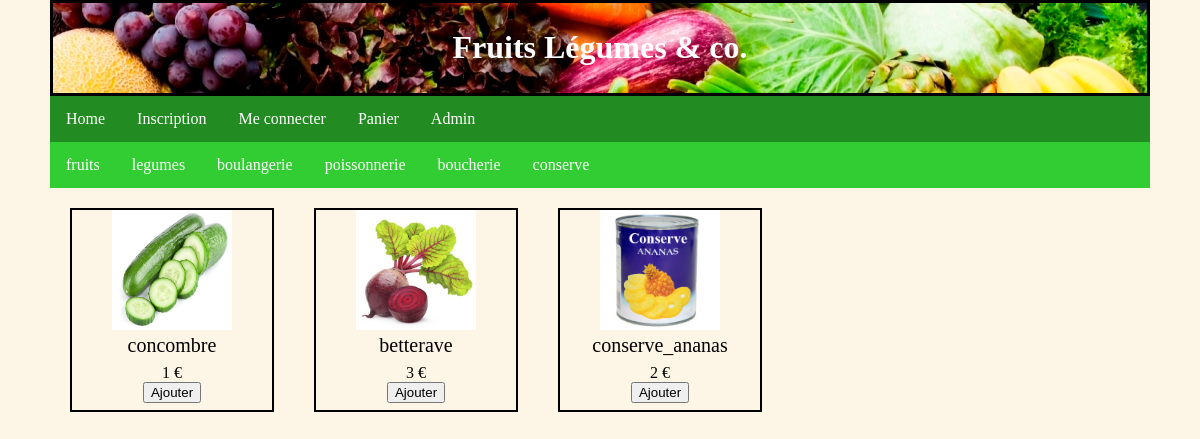
/?Categorie=legumes, run on the app's committed database.
### tables this page shows
CREATE TABLE `categorie` (
  `id` int(11) NOT NULL,
  `nom` varchar(255) NOT NULL
);

CREATE TABLE `produit` (
  `id` int(11) NOT NULL,
  `nom` varchar(255) NOT NULL,
  `prix` int(11) NOT NULL,
  `image` TEXT NOT NULL
);

### index.php (the view, shortened to what this page needs)
<?php include("includes/header.php");?>
<html lang="fr">
<head>
</head>
<body>
	<?php include("includes/categories.php");?>
	<div>
		<?php
		$db = mysqli_connect("localhost", "root", "root", "market");
		if ($_GET['Categorie'] == "") {
			$tab = mysqli_query($db, "SELECT `nom`, `image`, `prix` FROM `produit`");
			$find = true;
			while ($array = mysqli_fetch_assoc($tab)) {
				?>
			<form action="index.php" method="post">
			<div class="container">
					<div class="image"><img src=<?php echo $array['image'];?> style="width:120px;height:120px";></div>
					<div class="prod"><?php echo $array['nom'];?></div>
					<div class="prix"><?php echo $array['prix'];?> &euro;</div>
					<input class="panier" type="submit" name=<?php echo $array['nom'];?> value="Ajouter">
			</div>
			</form>
		<?php } }
		elseif ($_GET['Categorie'] != "") {
			$cat = mysqli_query($db, "SELECT `id`, `nom` FROM `categorie`");
			$cat_array = mysqli_fetch_assoc($cat);
			while ($cat_array && $cat_array['nom'] != $_GET['Categorie']) {
				$cat_array = mysqli_fetch_assoc($cat);
			}
			if ($cat_array['nom'] == $_GET['Categorie']) {
				$find = true;
				$cat_prod = mysqli_query($db, "SELECT `id_produit`, `id_categorie` FROM `categorie_produit`");
				$cat_prod_id = array();
				while ($find && $cat_prod_ary = mysqli_fetch_assoc($cat_prod)) {
					if ($cat_prod_ary['id_categorie'] == $cat_array['id']) {
						$cat_prod_id[] = $cat_prod_ary['id_produit'];
					}
				}
				$tab = mysqli_query($db, "SELECT `id`, `nom`, `image`, `prix` FROM `produit`");
				while ($find && $array = mysqli_fetch_assoc($tab)) {
					foreach ($cat_prod_id as $value) {
						if ($array['id'] == $value) { ?>
							<form action=
							<?PHP
							if (!$_GET['Categorie'])
								echo "index.php";
							else
								echo "index.php?Categorie=" . $_GET['Categorie'];?> method="post">
										<div class="container">
									<div class="image"><img src=<?php echo $array['image'];?> style="width:120px;height:120px";></div>
									<div class="prod"><?php echo $array['nom']?></div>
									<div class="prix"><?php echo $array['prix'];?> &euro;</div>
									<input class="panier" type="submit" name=<?php echo $array['nom'];?> value="Ajouter">
							</div>
							</form>
				<?php	}
					}
				}
			}
		} ?>
	</div>
</body>
</html>

### includes/header.php (shortened to what this page needs)
<!DOCTYPE html>
<html>
<head>
</head>
<body>
  <header class="header">
     <h1><font color="white">Fruits Légumes &amp; co.</font></h1>
  </header>
<ul>
	<li><a class="active" href="/rush00/index.php">Home</a></li>
	<li><a href="sign_up.php">Inscription</a></li>
<?php
	if ($_SESSION['user'] || $_SESSION['admin'])
	{
?>
	<li><a href="/rush00/user_management.php">Mon compte</a></li>
<?php
	}
	else
	{
?>
		<li><a href="/rush00/connect.php">Me connecter</a></li>
<?php
	}
?>
	<li><a href="/rush00/panier.php">Panier</a></li>
	<li><a href="/rush00/admin.php">Admin</a></li>
</ul>
</body>
</html>

### includes/categories.php (shortened to what this page needs)
<html>
<head>
</head>
<body>
<ul class="green">
  <?php
  $db = mysqli_connect("localhost", "root", "root", "market");
  $tab = mysqli_query($db, "SELECT `nom` FROM `categorie`");
  while ($array = mysqli_fetch_assoc($tab)) { ?>
    <li class="size"><a href=<?php echo "?Categorie=".$array['nom'];?>><?php echo $array['nom'];?></a></li>
  <?php } ?>
</ul>
</body>
</html>

### includes/header.php (style rules this page uses)
body { margin: auto; max-width: 1100px; background-color: #FDF5E6; }
.header { margin: auto; border: 3px solid #000; text-align: center; background-image: url("/rush00/img/fetl.jpg"); padding: 5px; max-width: 1100px; height: auto; }
ul { list-style-type: none; margin: 0 ; padding: 0; overflow: hidden; background-color: #228B22; }
li { float: left; }
li a { display: block; color: white; text-align: center; padding: 14px 16px; text-decoration: none; }

### index.php (style rules this page uses)
.container { border-style: solid; border-width: 2px; position: relative; float: left; height: 200px; width: 200px; margin: 20px; }
.image { height: 120px; width: 120px; margin: auto; }
.prod { font-size: 20px; text-align: center; height: 30px; width: auto; margin: auto; margin-top: 4px; }
.prix { position: relative; text-align: center; display: block; width: auto; margin: auto; }
.panier { position: relative; display: block; margin: auto; margin-top: 0px; }

### includes/categories.php (style rules this page uses)
.green { background-color: #32CD32; }
.size { width: auto; }

### data on the page
categorie: nom "fruits"
categorie: nom "legumes"
categorie: nom "boulangerie"
categorie: nom "poissonnerie"
categorie: nom "boucherie"
categorie: nom "conserve"
produit: image (picture), nom "concombre", prix "1"
produit: image (picture), nom "betterave", prix "3"
produit: image (picture), nom "conserve_ananas", prix "2"
